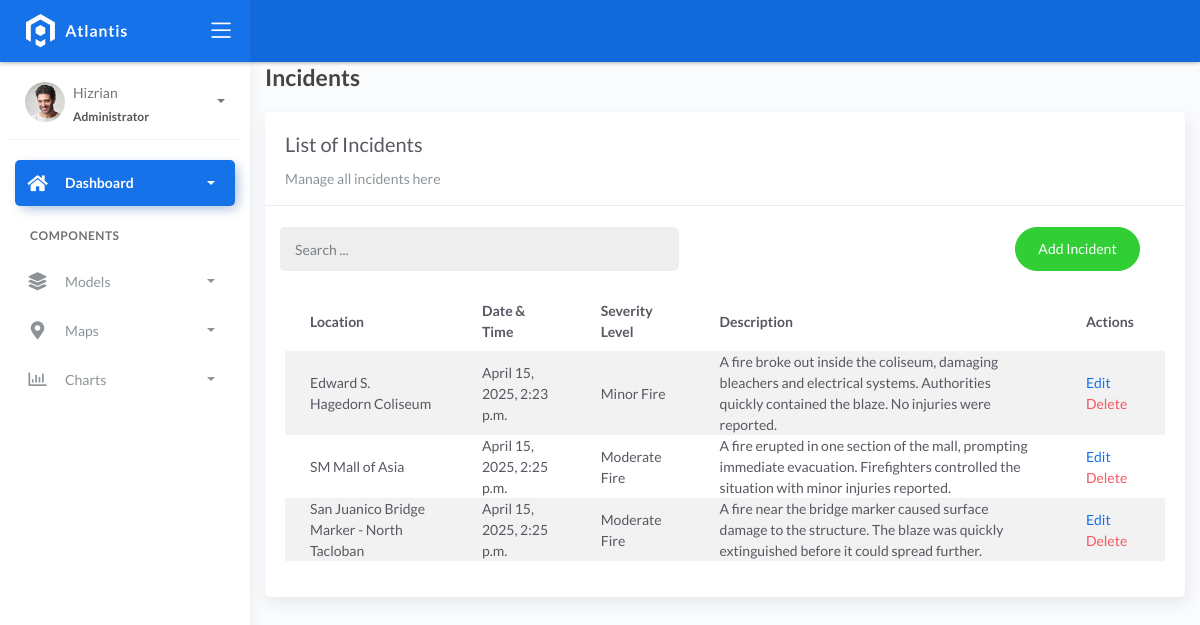
Page /incidents/ on the earlier database version.
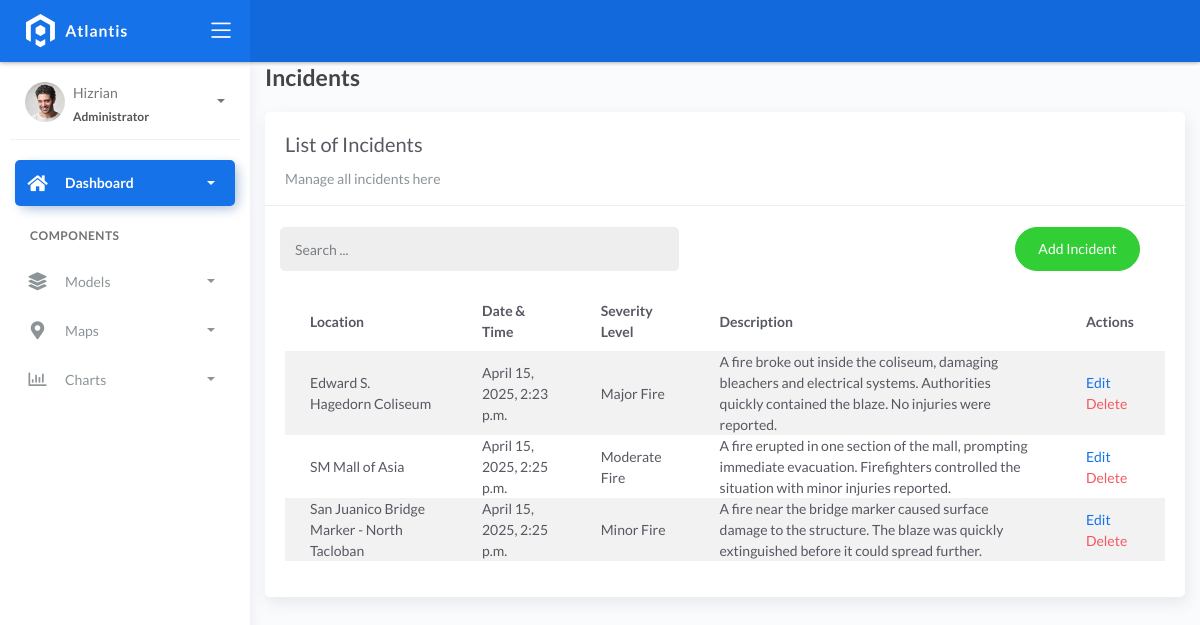
Same page on the later database version.
### fire/models.py (models this page shows)
class BaseModel(models.Model):
    created_at = models.DateTimeField(auto_now_add=True, db_index=True)
    updated_at = models.DateTimeField(auto_now=True)
    class Meta:
        abstract = True

class Incident(BaseModel):
    SEVERITY_CHOICES = (
        ('Minor Fire', 'Minor Fire'),
        ('Moderate Fire', 'Moderate Fire'),
        ('Major Fire', 'Major Fire'),
    )
    location = models.ForeignKey(Locations, on_delete=models.CASCADE)
    date_time = models.DateTimeField(blank=True, null=True)
    severity_level = models.CharField(max_length=45, choices=SEVERITY_CHOICES)
    description = models.CharField(max_length=250)

class Locations(BaseModel):
    name = models.CharField(max_length=150)
    latitude = models.DecimalField(
        max_digits=22, decimal_places=16, null=True, blank=True)
    longitude = models.DecimalField(
        max_digits=22, decimal_places=16, null=True, blank=True)
    address = models.CharField(max_length=150)
    city = models.CharField(max_length=150)  # can be in separate table
    country = models.CharField(max_length=150)  # can be in separate table

### fire/views.py (the view)
# urls.py: path('incidents/', views.IncidentListView.as_view(), name='incidents_list'),
class IncidentListView(ListView):
    model = Incident
    template_name = "incidents/list.html"
    context_object_name = "incidents"
    paginate_by = 5

### templates/incidents/list.html (shortened to what this page needs)
{% extends 'base.html' %} {% block content %}
<div class="content">
    <div class="container-fluid">
        <h4 class="page-title">Incidents</h4>
        <div class="row">
            <div class="col-md-12">
                <div class="card">
                    <div class="card-header">
                        <div class="card-title">List of Incidents</div>
                        <div class="card-category">Manage all incidents here</div>
                    </div>
                    <br />
                    <div class="col-md-12 row">
                        <div class="col-md-6">
                            <form class="navbar-left navbar-form nav-search mr-md-3" action="{% url 'incidents_list' %}">
                                <div class="input-group">
                                    <input type="text" placeholder="Search ... " class="form-control" name="q" />
                                    <div class="input-group-append">
                                        <span class="input-group-text">
                                        </span>
                                    </div>
                                </div>
                            </form>
                        </div>
                        <div class="col-md-6">
                            <div class="pull-right">
                                <a href="{% url 'incidents_create' %}" class="btn btn-success btn-rounded">Add Incident</a>
                            </div>
                        </div>
                    </div>
                    <div class="card-body">
                        <table class="table table-striped">
                            <thead>
                                <tr>
                                    <th>Location</th>
                                    <th>Date & Time</th>
                                    <th>Severity Level</th>
                                    <th>Description</th>
                                    <th>Actions</th>
                                </tr>
                            </thead>
                            <tbody>
                                {% for incident in object_list %}
                                <tr>
                                    <td>{{ incident.location.name }}</td>
                                    <td>{{ incident.date_time }}</td>
                                    <td>{{ incident.severity_level }}</td>
                                    <td>{{ incident.description }}</td>
                                    <td>
                                        <a href="{% url 'incidents_update' incident.id %}">Edit</a>
                                        <a href="{% url 'incidents_delete' incident.id %}" class="text-danger">Delete</a>
                                    </td>
                                    {% empty %}
                                    <tr>
                                        <td colspan="7" style="text-align: center;">
                                            <p class="text-sm font-weight-bold mb-0">No Records Found</p>
                                        </td>
                                    </tr>
                                    {% endfor %}
                                </tbody>
                            </table>
                        </div>
                    </div>
                </div>
            </div>
        </div>
    </div>
    {% endblock %}

Differences in the rows shown:
changed Incident "Edward S. Hagedorn Coliseum": severity_level "Minor Fire" → "Major Fire"
changed Incident "San Juanico Bridge Marker - North Tacloban": severity_level "Moderate Fire" → "Minor Fire"
